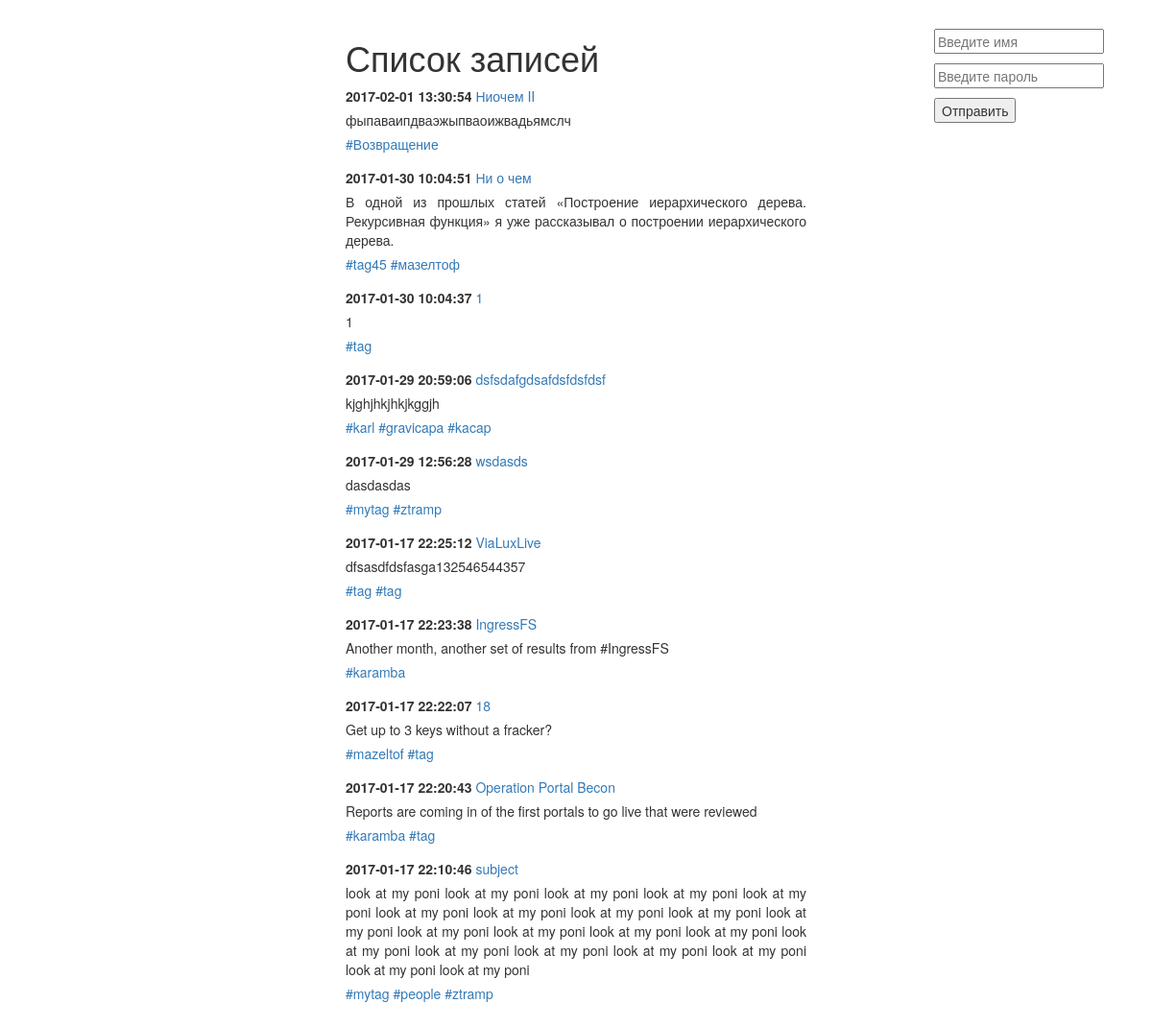
Before: / with the older database file.
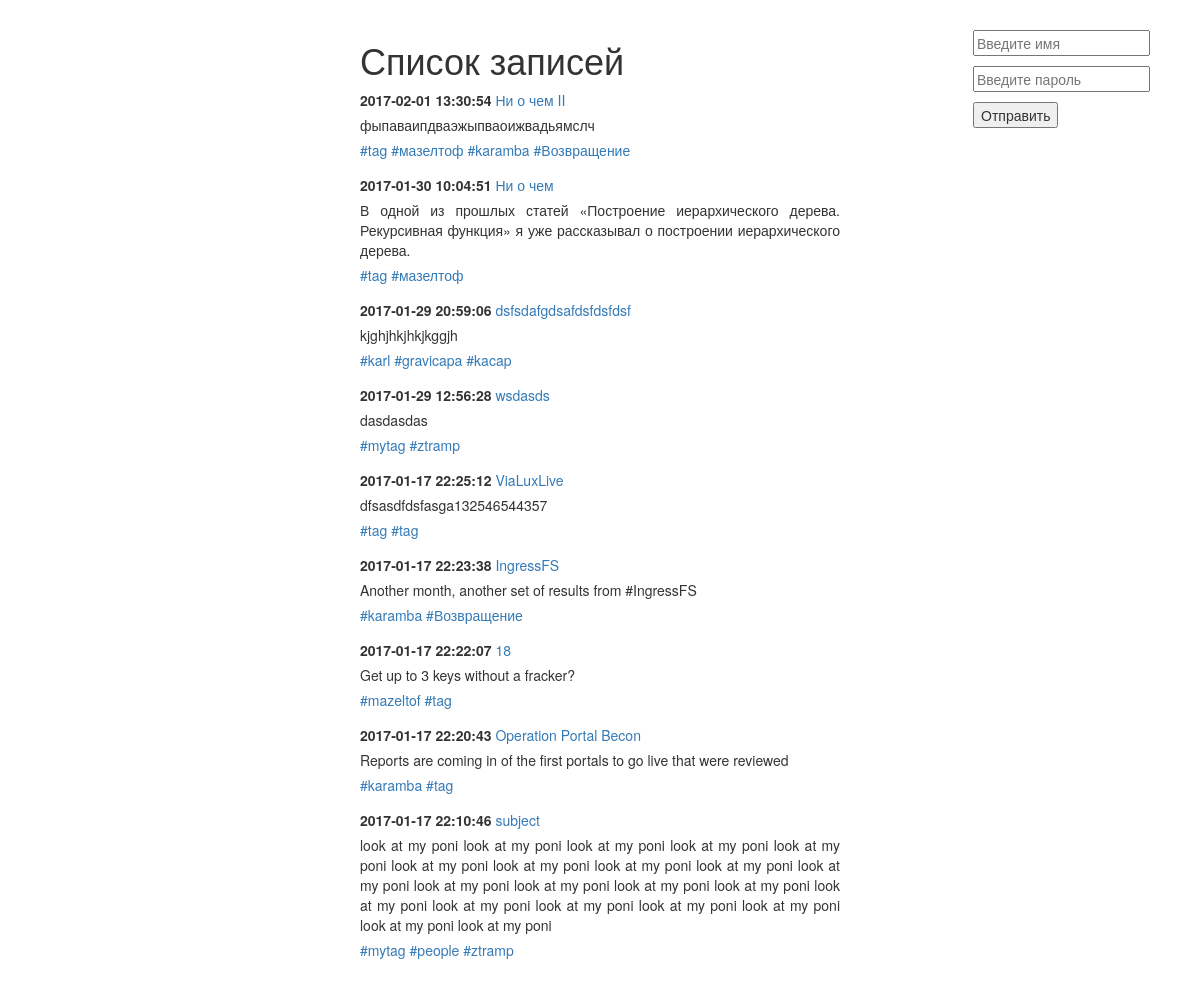
After: the same page with the newer database file.
### tables this page shows
CREATE TABLE `post` (
  `post_id` bigint(20) unsigned NOT NULL AUTO_INCREMENT,
  `post_title` varchar(255) DEFAULT NULL,
  `post_min_text` text,
  `post_text` text,
  `post_create_datetime` timestamp NULL DEFAULT NULL,
  `post_update_datetime` timestamp NOT NULL DEFAULT CURRENT_TIMESTAMP ON UPDATE CURRENT_TIMESTAMP,
  UNIQUE KEY `post_id` (`post_id`)
);

### include/db.php (called while the page is built, shortened)
<?php
try {
    $link = new PDO('mysql:host=localhost;dbname=blog', 'level', 'pass');
} catch (PDOException $e) {
    print "Error!: " . $e->getMessage() . "<br/>";
    die();
}
$select = $link->query("SELECT post.* , group_concat(tag.tag_title) as tags FROM post LEFT JOIN post_to_tag USING (post_id) LEFT JOIN tag USING (tag_id) group by post.post_id DESC");
$res_select = $select->fetchAll(PDO::FETCH_ASSOC);

### index.php (the view, shortened to what this page needs)
<?php
require_once '/var/www/html/blog/include/db.php';
require_once '/var/www/html/blog/include/valid.php';
?>
<!DOCTYPE html>
<html lang="ru">
	<head>
		<link rel="stylesheet" href="css/bootstrap.css">
		<link rel="stylesheet" href="css/styless.css">
	</head>
	<body>
    <?php  if (!$_SESSION['logined']):?>
    <form action="" method="post" class="admin">
        <input type="text" name="name" placeholder="Введите имя">
        <input type="password" name="password" placeholder="Введите пароль" class="pass">
        <input name="sub" type="submit" value="Отправить">
    </form>
    <?php else: echo "Welcome " . $_SESSION['user']. " ! ";?>
        <a href='?exit' class="ex">Выход</a>
    <?php endif; ?>
		<div id="wrapper">
			<h1>Список записей</h1>
            <?php for($i=0;$i<count($res_select);$i++):?>
			<div class="note">
				<p>
					<span class="date"><?=$res_select[$i]['post_create_datetime'];?></span>
					<a href="include/note.php?id=<?=$res_select[$i]['post_id']?>"><?=$res_select[$i]['post_title'];?></a>
				</p>
				<p>
					<?=$res_select[$i]['post_min_text'];?>
				</p>
				<?php if ($res_select[$i]['tags']) {
					     $value['tags'] = explode(',', $res_select[$i]['tags']);
					     foreach ($value['tags'] as $tag) {
					     	    ?>
                                  <span class="print_tag">
                                        <a href='include/posttotag.php?tag=<?=$tag?>'><?="#".$tag?></a>
                                  </span>
					     <?php  } ?>
				<?php } ?>
			</div>
            <?php endfor;?>
		</div>
	</body>
</html>

### css/styless.css (style rules this page uses)
#wrapper { width: 500px; margin: 0px auto; padding: 10px; text-align: justify; }
#wrapper > div { margin-bottom: 15px; }
#wrapper p { margin-bottom: 5px; }
.date { font-weight: bold; }
.pass { display: block !important; margin-top: 10px; }
.admin { float: right; margin-right: 50px; margin-top:20px; }
input[type="submit"] { margin-top:10px !important; }

Changed rows visible on the page:
removed post: post_create_datetime "2017-01-30 10:04:37", post_title "1", post_min_text "1", tag "tag"
changed post "фыпаваипдваэжыпваоижвадьямслч": post_title "Ниочем II" → "Ни о чем II"
Other visible differences:
new list line: "# tag"
new list line: "# мазелтоф"
new list line: "# karamba"
new list line: "# Возвращение"
list line gone: "# tag45"
